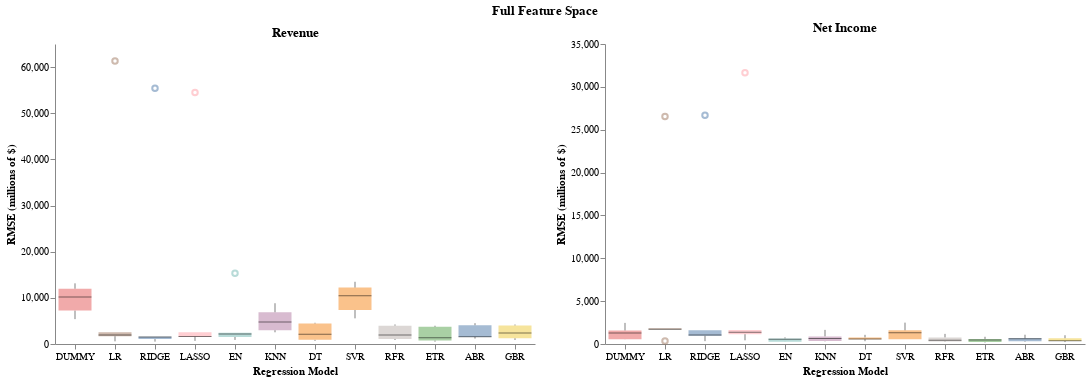

This figure's notebook cell:
### Code cell
full_chart3 = (rev_chart3 | ear_chart3).properties(
    title=alt.TitleParams('Full Feature Space', anchor='middle'))
full_chart3.configure_view(stroke=None)

### Figure 1 — Vega-Lite specification as saved in the notebook (floating-point values rounded to 4 significant figures)
{"config": {"view": {"continuousWidth": 300, "continuousHeight": 300, "stroke": null}}, "hconcat": [{"data": {"name": "data-300b158b0f53d2827f449052b3dce489"}, "mark": {"type": "boxplot", "median": {"color": "black", "strokeWidth": 3}, "opacity": 0.5, "size": 33}, "encoding": {"color": {"field": "model", "legend": null, "type": "nominal"}, "x": {"axis": {"grid": false, "labelAngle": 0}, "field": "model", "sort": ["DUMMY", "LR", "RIDGE", "LASSO", "EN", "KNN", "DT", "SVR", "RFR", "ETR", "ABR", "GBR"], "title": "Regression Model", "type": "nominal"}, "y": {"axis": {"grid": false}, "field": "rmse", "title": "RMSE (millions of $)", "type": "quantitative"}}, "height": 300, "title": "Revenue", "width": 480}, {"data": {"name": "data-993961cdc294a7cc8883ef4e5017f7c1"}, "mark": {"type": "boxplot", "median": {"color": "black", "strokeWidth": 3}, "opacity": 0.5, "size": 33}, "encoding": {"color": {"field": "model", "legend": null, "type": "nominal"}, "x": {"axis": {"grid": false, "labelAngle": 0}, "field": "model", "sort": ["DUMMY", "LR", "RIDGE", "LASSO", "EN", "KNN", "DT", "SVR", "RFR", "ETR", "ABR", "GBR"], "title": "Regression Model", "type": "nominal"}, "y": {"axis": {"grid": false}, "field": "rmse", "title": "RMSE (millions of $)", "type": "quantitative"}}, "height": 300, "title": "Net Income", "width": 480}], "title": {"text": "Full Feature Space", "anchor": "middle"}, "$schema": "https://vega.github.io/schema/vega-lite/v5.20.1.json", "datasets": {"data-300b158b0f53d2827f449052b3dce489": [{"model": "DUMMY", "rmse": 10180.0}, {"model": "DUMMY", "rmse": 13140.0}, {"model": "DUMMY", "rmse": 5387.0}, {"model": "DUMMY", "rmse": 11970.0}, {"model": "DUMMY", "rmse": 7235.0}, {"model": "LR", "rmse": 1694.0}, {"model": "LR", "rmse": 2557.0}, {"model": "LR", "rmse": 61300.0}, {"model": "LR", "rmse": 1961.0}, {"model": "LR", "rmse": 573.9}, {"model": "RIDGE", "rmse": 1069.0}, {"model": "RIDGE", "rmse": 1495.0}, {"model": "RIDGE", "rmse": 55400.0}, {"model": "RIDGE", "rmse": 1556.0}, {"model": "RIDGE", "rmse": 508.7}, {"model": "LASSO", "rmse": 1576.0}, {"model": "LASSO", "rmse": 1642.0}, {"model": "LASSO", "rmse": 54490.0}, {"model": "LASSO", "rmse": 2528.0}, {"model": "LASSO", "rmse": 674.7}, {"model": "EN", "rmse": 1520.0}, {"model": "EN", "rmse": 2185.0}, {"model": "EN", "rmse": 15310.0}, {"model": "EN", "rmse": 2451.0}, {"model": "EN", "rmse": 882.9}, {"model": "KNN", "rmse": 4761.0}, {"model": "KNN", "rmse": 8831.0}, {"model": "KNN", "rmse": 2995.0}, {"model": "KNN", "rmse": 6871.0}, {"model": "KNN", "rmse": 2536.0}, {"model": "DT", "rmse": 2117.0}, {"model": "DT", "rmse": 4429.0}, {"model": "DT", "rmse": 676.2}, {"model": "DT", "rmse": 4599.0}, {"model": "DT", "rmse": 896.7}, {"model": "SVR", "rmse": 10470.0}, {"model": "SVR", "rmse": 13480.0}, {"model": "SVR", "rmse": 5556.0}, {"model": "SVR", "rmse": 12210.0}, {"model": "SVR", "rmse": 7364.0}, {"model": "RFR", "rmse": 1948.0}, {"model": "RFR", "rmse": 4232.0}, {"model": "RFR", "rmse": 1094.0}, {"model": "RFR", "rmse": 3960.0}, {"model": "RFR", "rmse": 867.8}, {"model": "ETR", "rmse": 1330.0}, {"model": "ETR", "rmse": 3712.0}, {"model": "ETR", "rmse": 753.8}, {"model": "ETR", "rmse": 3955.0}, {"model": "ETR", "rmse": 496.5}, {"model": "ABR", "rmse": 1551.0}, {"model": "ABR", "rmse": 4062.0}, {"model": "ABR", "rmse": 1539.0}, {"model": "ABR", "rmse": 4512.0}, {"model": "ABR", "rmse": 1173.0}, {"model": "GBR", "rmse": 2364.0}, {"model": "GBR", "rmse": 4221.0}, {"model": "GBR", "rmse": 1247.0}, {"model": "GBR", "rmse": 4004.0}, {"model": "GBR", "rmse": 876.0}], "data-993961cdc294a7cc8883ef4e5017f7c1": [{"model": "DUMMY", "rmse": 1574.0}, {"model": "DUMMY", "rmse": 2461.0}, {"model": "DUMMY", "rmse": 538.8}, {"model": "DUMMY", "rmse": 1290.0}, {"model": "DUMMY", "rmse": 550.8}, {"model": "LR", "rmse": 1688.0}, {"model": "LR", "rmse": 1727.0}, {"model": "LR", "rmse": 26550.0}, {"model": "LR", "rmse": 1851.0}, {"model": "LR", "rmse": 350.6}, {"model": "RIDGE", "rmse": 1615.0}, {"model": "RIDGE", "rmse": 1048.0}, {"model": "RIDGE", "rmse": 26680.0}, {"model": "RIDGE", "rmse": 958.3}, {"model": "RIDGE", "rmse": 331.3}, {"model": "LASSO", "rmse": 1635.0}, {"model": "LASSO", "rmse": 1148.0}, {"model": "LASSO", "rmse": 31640.0}, {"model": "LASSO", "rmse": 1372.0}, {"model": "LASSO", "rmse": 430.1}, {"model": "EN", "rmse": 645.8}, {"model": "EN", "rmse": 772.3}, {"model": "EN", "rmse": 250.8}, {"model": "EN", "rmse": 565.4}, {"model": "EN", "rmse": 234.4}, {"model": "KNN", "rmse": 886.9}, {"model": "KNN", "rmse": 1648.0}, {"model": "KNN", "rmse": 297.7}, {"model": "KNN", "rmse": 636.7}, {"model": "KNN", "rmse": 338.8}, {"model": "DT", "rmse": 765.5}, {"model": "DT", "rmse": 1070.0}, {"model": "DT", "rmse": 322.9}, {"model": "DT", "rmse": 576.0}, {"model": "DT", "rmse": 562.0}, {"model": "SVR", "rmse": 1591.0}, {"model": "SVR", "rmse": 2494.0}, {"model": "SVR", "rmse": 555.0}, {"model": "SVR", "rmse": 1306.0}, {"model": "SVR", "rmse": 555.4}, {"model": "RFR", "rmse": 766.1}, {"model": "RFR", "rmse": 1180.0}, {"model": "RFR", "rmse": 427.1}, {"model": "RFR", "rmse": 296.7}, {"model": "RFR", "rmse": 239.5}, {"model": "ETR", "rmse": 587.6}, {"model": "ETR", "rmse": 841.1}, {"model": "ETR", "rmse": 238.6}, {"model": "ETR", "rmse": 472.4}, {"model": "ETR", "rmse": 175.4}, {"model": "ABR", "rmse": 661.4}, {"model": "ABR", "rmse": 1082.0}, {"model": "ABR", "rmse": 321.4}, {"model": "ABR", "rmse": 605.0}, {"model": "ABR", "rmse": 247.3}, {"model": "GBR", "rmse": 664.3}, {"model": "GBR", "rmse": 1021.0}, {"model": "GBR", "rmse": 373.1}, {"model": "GBR", "rmse": 346.2}, {"model": "GBR", "rmse": 224.8}]}}
